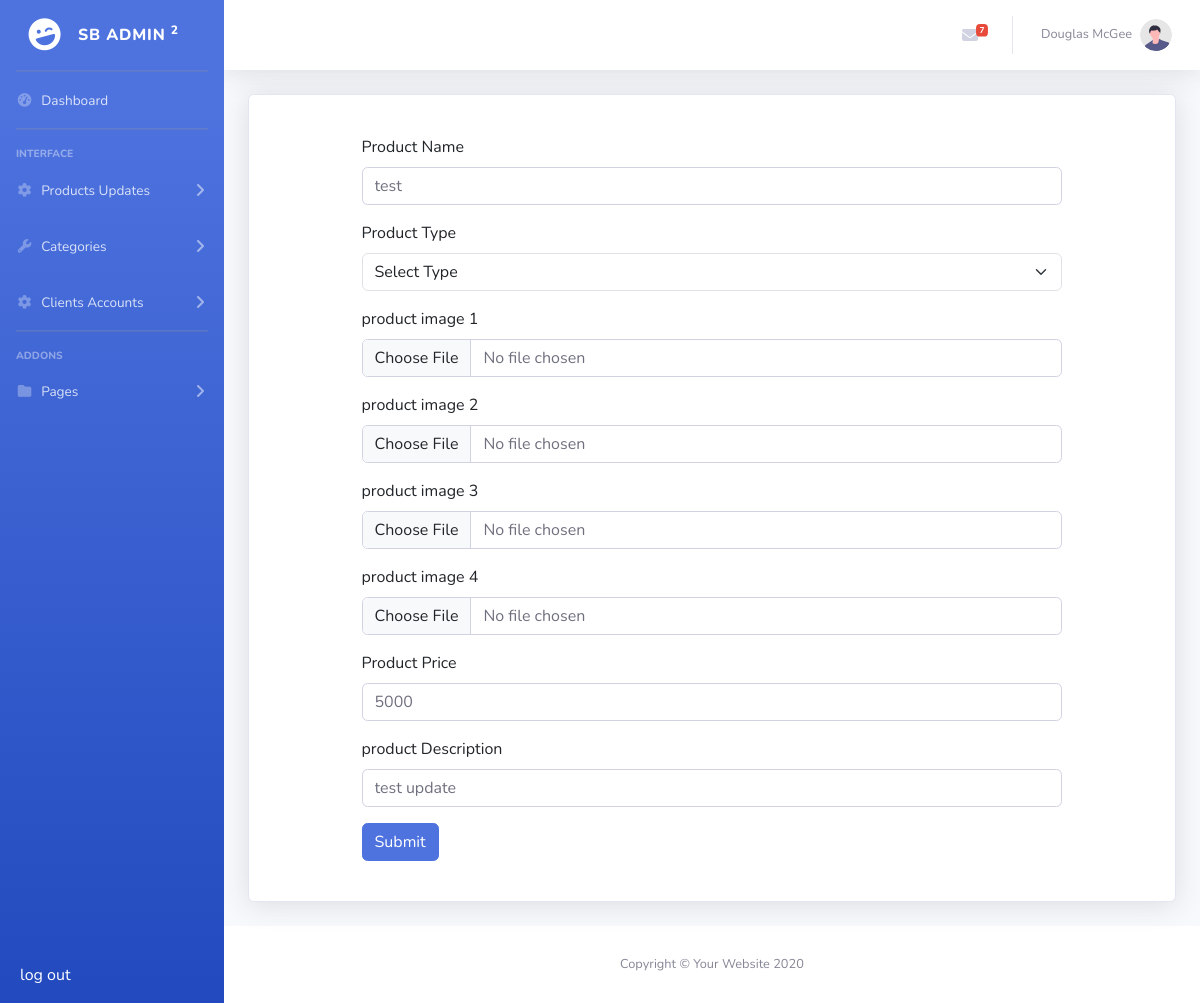
The app's page /admin/edit_product.php?edit_Product=4 with its own data.
### tables this page shows
CREATE TABLE `Product` (
  `Id` int(11) NOT NULL,
  `categorie_id` int(11) NOT NULL,
  `Name` varchar(200) NOT NULL,
  `Price` varchar(200) NOT NULL,
  `Description` varchar(400) NOT NULL,
  `Img1` varchar(300) NOT NULL,
  `Img2` varchar(300) NOT NULL,
  `Img3` varchar(300) NOT NULL,
  `Img4` varchar(300) NOT NULL
);

### admin/edit_product.php (the view, shortened to what this page needs)
<?php require "../config.php";
$ID_PRODUCT = $_GET["edit_Product"];
?>
<!DOCTYPE html>
<html lang="en">
<head>
    <link rel="stylesheet" href="https://cdn.jsdelivr.net/npm/bootstrap@5.0.0-beta1/dist/css/bootstrap.min.css">
    <link rel="stylesheet" href="https://cdn.jsdelivr.net/npm/bootstrap@5.0.0-beta1/dist/js/bootstrap.bundle.min.js">
    <link href="vendor/fontawesome-free/css/all.min.css" rel="stylesheet" type="text/css">
    <link href="css/sb-admin-2.min.css" rel="stylesheet">
    <link href="vendor/datatables/dataTables.bootstrap4.min.css" rel="stylesheet">
</head>
<body id="page-top">
    <div id="wrapper">
        <?php include "sidebar.php";  ?>
        <div id="content-wrapper" class="d-flex flex-column">
            <div id="content">
                <nav class="navbar navbar-expand navbar-light bg-white topbar mb-4 static-top shadow">
                    <ul class="navbar-nav ml-auto">
                        <li class="nav-item dropdown no-arrow mx-1">
                            <a class="nav-link dropdown-toggle" href="#" id="messagesDropdown" role="button" data-toggle="dropdown" aria-haspopup="true" aria-expanded="false">
                                <i class="fas fa-envelope fa-fw"></i>
                                <span class="badge badge-danger badge-counter">7</span>
                            </a>
                        </li>
                        <li class="nav-item dropdown no-arrow">
                            <a class="nav-link dropdown-toggle" href="#" id="userDropdown" role="button" data-toggle="dropdown" aria-haspopup="true" aria-expanded="false">
                                <span class="mr-2 d-none d-lg-inline text-gray-600 small">Douglas McGee</span>
                                <img class="img-profile rounded-circle" src="img/undraw_profile.svg">
                            </a>
                        </li>
                    </ul>
                </nav>
                <div class="container-fluid">
                    <div class="card shadow mb-4">
                        <div class="container" style="padding: 40px;">
                            <div class="row justify-content-center">
                                <div class="col-xl-10 col-lg-12 col-md-9">
                                    <?php
                                    $query = "SELECT * FROM `Product` where Id=$ID_PRODUCT ";
                                    $execute = mysqli_query($con, $query);
                                    $fetch_P=mysqli_fetch_assoc($execute);
                                    ?>
                                    <form  method="post" enctype="multipart/form-data">
                                        <div class="mb-3">
                                            <label for="exampleInputEmail1" class="form-label">Product Name</label>
                                            <input type="text" value="<?php echo $fetch_P["Name"] ?>" name="Name_P" class="form-control" />
                                        </div>
                                        <div class="mb-3">
                                            <label for="exampleInputEmail1" class="form-label">Product Type</label>
                                            <select class="form-select" name="category" aria-label="Default select example" style="width: 100%;">
                                                <option selected>Select Type</option>
                                            </select>
                                        </div>
                                        <div class="mb-3">
                                            <label for="exampleInputPassword1" class="form-label">product image 1</label>
                                            <input type="file" name="img1" class="form-control" id="" />
                                        </div>
                                        <div class="mb-3">
                                            <label for="exampleInputPassword1" class="form-label">product image 2</label>
                                            <input type="file" name="img2" class="form-control" id="" />
                                        </div>
                                        <div class="mb-3">
                                            <label for="exampleInputPassword1" class="form-label">product image 3</label>
                                            <input type="file" name="img3" class="form-control" id="" />
                                        </div>
                                        <div class="mb-3">
                                            <label for="exampleInputPassword1" class="form-label">product image 4</label>
                                            <input type="file" name="img4" class="form-control" id="" />
                                        </div>
                                        <div class="mb-3">
                                            <label for="exampleInputPassword1" class="form-label">Product Price</label>
                                            <input type="number" value="<?php echo $fetch_P["Price"]; ?>" name="Price" class="form-control" id="" />
                                        </div>
                                        <div class="mb-3">
                                            <label for="exampleInputPassword1" class="form-label">product Description</label>
                                            <input type="text" value="<?php echo $fetch_P["Description"] ?>" name="Description" class="form-control" id="" />
                                        </div>
                                        <button type="submit" name="submit" class="btn btn-primary">Submit</button>
                                    </form>
                                </div>
                            </div>
                        </div>
                    </div>
                </div>
            </div>
            <footer class="sticky-footer bg-white">
                <div class="container my-auto">
                    <div class="copyright text-center my-auto">
                        <span>Copyright &copy; Your Website 2020</span>
                    </div>
                </div>
            </footer>
        </div>
    </div>
</body>
</html>

### records on screen
product: Name_P "test", Price "5000", Description "test update"
